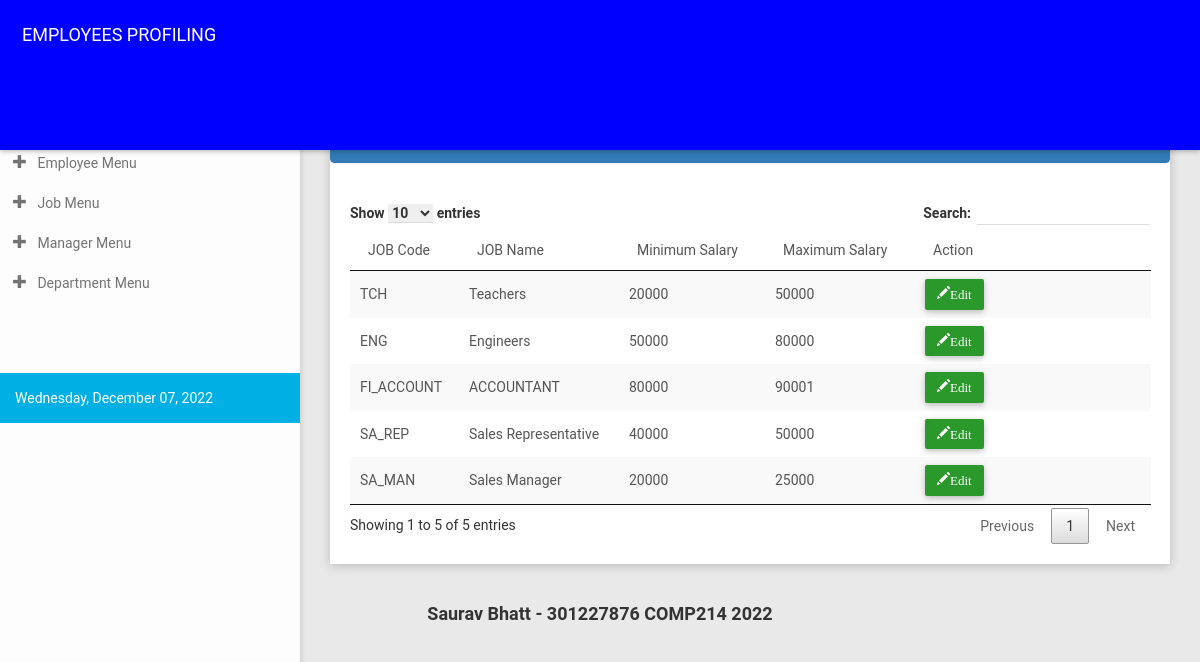
Screenshot of /admin/job_table.php (signed in) with the database file from the repository.
### tables this page shows
CREATE TABLE `hr_jobs` (
  `job_id` int(5) NOT NULL,
  `job_code` varchar(222) NOT NULL,
  `job_name` varchar(233) NOT NULL,
  `min_salary` bigint(11) NOT NULL,
  `max_salary` bigint(11) NOT NULL
);

### admin/job_table.php (the view, shortened to what this page needs)
<?php
if (isset($_SESSION['admin_user'])) {
    include("header.php");
?>
 <section class="content">
        <div class="container-fluid">
            <div class="row clearfix">
                <div class="col-lg-12 col-md-12 col-sm-12 col-xs-12">
                    <div class="card">
                        <div class = "panel panel-primary">
                            <div class = "panel-heading">
                                <h4>JOBS </h4>
                                <?php include("add_job_modal.php"); ?>
                            </div>
                        </div>
                        <div id="print">
                            <div class="body">
                                <table id = "example" class = "stripe" cellspacing = "0" >
                                <thead>
                                    <tr>
                                        <td>JOB Code</td>
                                        <td>JOB Name</td>
                                        <td>Minimum Salary</td>
                                        <td>Maximum Salary</td>
                                        <td width = "200px">Action</td>
                                    </tr>
                                </thead>
                                <tbody>
                                <?php
                                    include('connect.php');
                                    $display = $con->prepare("SELECT * FROM hr_jobs ORDER BY job_id ASC");
                                    $display->execute();
                                    $fetch = $display->fetchAll();
                                    foreach($fetch as $key => $row) { ?>
                                <tr>
                                        <td><?php echo $row['job_code']; ?></td>
                                        <td><?php echo $row['job_name']; ?></td>
                                        <td><?php echo $row['min_salary']; ?></td>
                                        <td><?php echo $row['max_salary']; ?></td>
                                        <td>
                                            <?php include("edit_job.php") ?>
                                     <?php
                                     }?>
                        </div>
</section>
<div class="container">
        <div class="footer">
            <h4 style="text-align: center;  ">Saurav Bhatt - 301227876 COMP214 2022
            </h4>
        </div>
    </div>
<?php
} else {
    header('location:logout.php');
}
?>
<?php
include("script.php");
?>

### admin/edit_job.php (shortened to what this page needs)
<a class="btn btn-success" href="#edit<?php echo $row['job_id']?>" data-toggle="modal">
    <span class = "glyphicon glyphicon-pencil" aria-hidden = "true">Edit</span>
</a>
</div>

### rows the page displays
hr_jobs: job_code "TCH", job_name "Teachers", min_salary "20000", max_salary "50000"
hr_jobs: job_code "ENG", job_name "Engineers", min_salary "50000", max_salary "80000"
hr_jobs: job_code "FI_ACCOUNT", job_name "ACCOUNTANT", min_salary "80000", max_salary "90001"
hr_jobs: job_code "SA_REP", job_name "Sales Representative", min_salary "40000", max_salary "50000"
hr_jobs: job_code "SA_MAN", job_name "Sales Manager", min_salary "20000", max_salary "25000"
